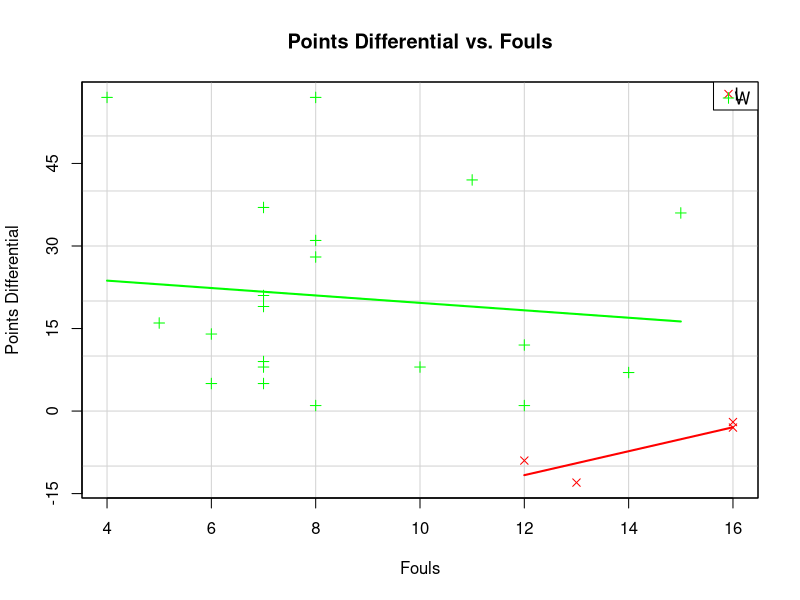
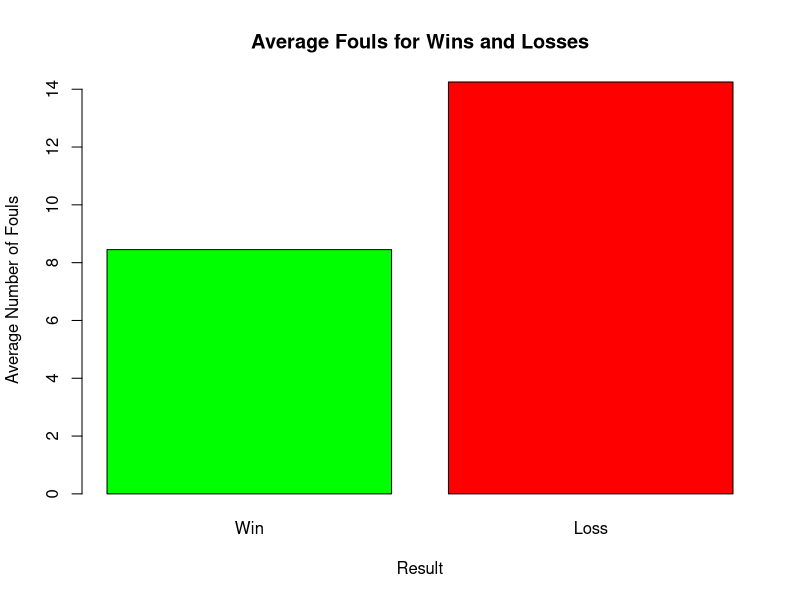
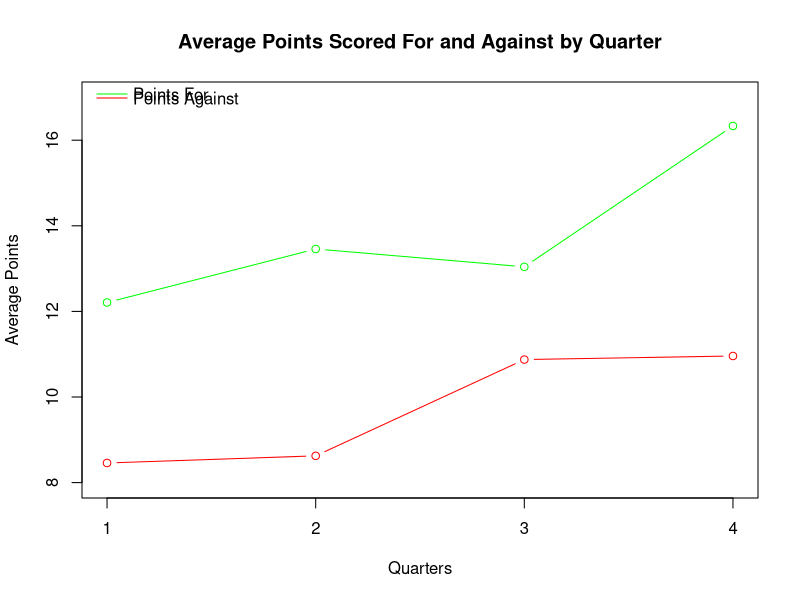
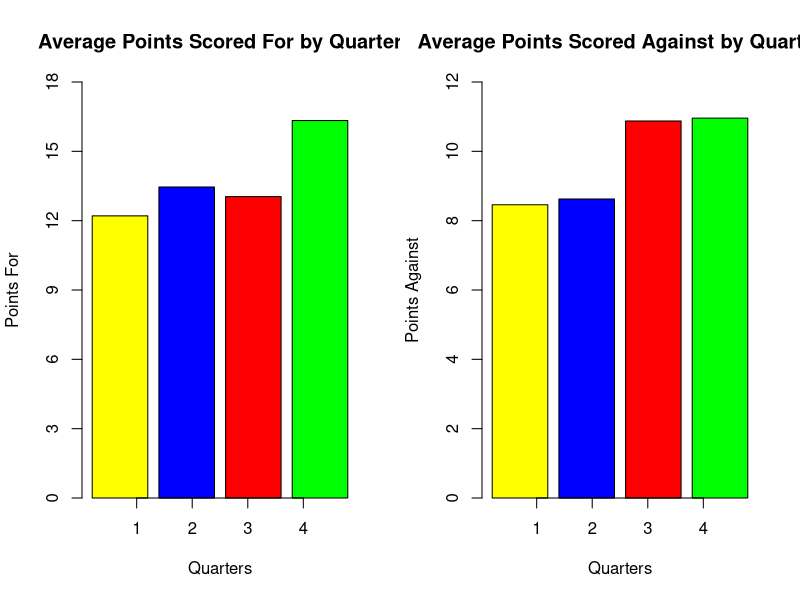
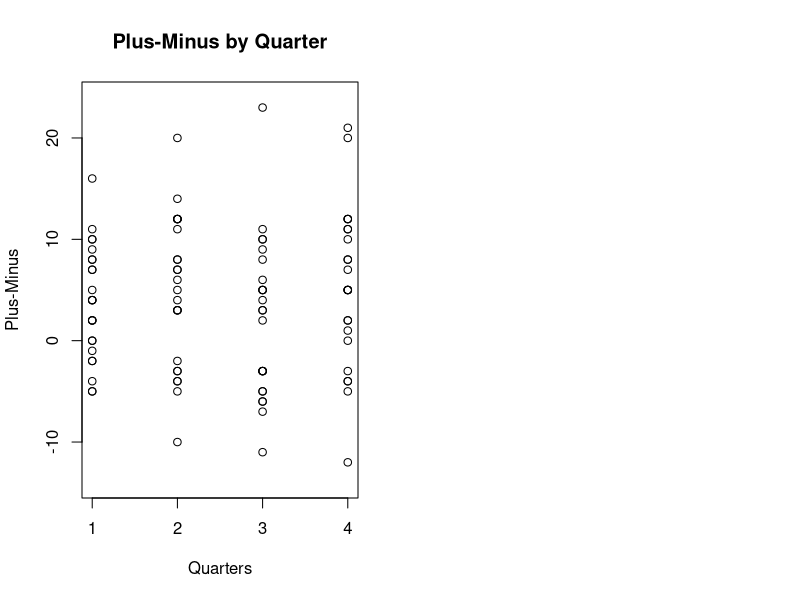

The R source for these figures, in order: (Note: this script raises an error after producing the figures.)
# set working directory
setwd("C:/Users/linni/OneDrive/Desktop/Personal/Practice_Programming/Slay-Ups-Stats")

# read data
data = read.csv("Data/BBALL_STATS.csv")
attach(data)

# summaries
summary(data)

library("car")

# scatter of points diff by number of fouls given the result
scatterplot(points_diff ~ fouls | result, data = data, xaxt = 'n', yaxt = 'n',
            legend = FALSE, col = c("red", 'green'), xlab = "Fouls",
            ylab = "Points Differential", main = "Points Differential vs. Fouls",
            pch = c(4,3), smooth = FALSE)
legend("topright", c("L", "W"), pch = c(4,3), col = c("red", 'green'), cex = 1,
       bty = 'o', x.intersp = 0.4, y.intersp = 0.2)
axis(1, at = c(4,6,8,10,12,14,16))
axis(2, at = c(-15,0,15,30,45,60))

win = subset(data, result == "W")
win_fouls_mean = mean(win$fouls, na.rm = TRUE)

loss = subset(data, result == "L")
loss_fouls_mean = mean(loss$fouls, na.rm = TRUE)

barplot(c(win_fouls_mean, loss_fouls_mean), names.arg = c("Win", "Loss"),
        main = "Average Fouls for Wins and Losses", xlab = "Result",
        ylab = "Average Number of Fouls", col = c("green", "red"))

################################################################################
#                    By quarter analysis - All Season                          #
################################################################################

# create empty vectors
qtr_off_means = c(mean(qtr1_for, na.rm = TRUE),mean(qtr2_for, na.rm = TRUE),
                  mean(qtr3_for, na.rm = TRUE), mean(qtr4_for, na.rm = TRUE))
qtr_def_means = c(mean(qtr1_against, na.rm = TRUE),mean(qtr2_against,
                  na.rm = TRUE), mean(qtr3_against, na.rm = TRUE),
                  mean(qtr4_against, na.rm = TRUE))


# plot mean points per quarter
plot(qtr_off_means, type = "b", xlab = "Quarters", xaxt = "n",
     ylab = "Average Points", col = "green", ylim = c(8,17),
     main = "Average Points Scored For and Against by Quarter")
points(qtr_def_means, type = "b", col = "red")
axis(1, at = c(1,2,3,4))
legend("topleft", c("Points For", "Points Against"), col = c("green", "red"),
       lty = 1, bty = 'n', x.intersp = 0.4, y.intersp = 0.2)

par(mfrow = c(1,2))
barplot(qtr_off_means, xlab = "Quarters", ylab = "Points For", names.arg =
        c("1st", "2nd", "3rd", "4th"), col = c("yellow", "blue", "red",
        "green"), ylim = c(0,18), yaxt = 'n', xaxt = 'n',
        main = "Average Points Scored For by Quarter")
axis(1, at = c(1,2,3,4))
axis(2, at = c(0,3,6,9,12,15,18))
barplot(qtr_def_means, xlab = "Quarters", ylab = "Points Against", names.arg =
        c("1st", "2nd", "3rd", "4th"), col = c("yellow", "blue", "red",
        "green"), ylim = c(0,12), xaxt = 'n', yaxt = 'n',
        main = "Average Points Scored Against by Quarter")
axis(1, at = c(1,2,3,4))
axis(2, at = c(0,2,4,6,8,10,12))

# create matrix of plus-minus by quarter for each game

qtr_pm = matrix(0, nrow = 4, ncol = length(game))

for (j in 1:4){
  for (k in 1:length(game)){
    qtr_for = c(qtr1_for, qtr2_for, qtr3_for, qtr4_for)
    
    qtr_against = c(qtr1_against, qtr2_against, qtr3_against, qtr4_against)
    
    qtr_pm[j,k] = qtr_for[length(game)*(j-1)+k]-qtr_against[length(game)*(j-1)+k]
  }
}

# plot plus minus by quarter
matplot(c(1,2,3,4), qtr_pm, type = 'p', xlab = "Quarters", pch = 1, col = "black",
        xaxt = 'n', ylab = "Plus-Minus", main = "Plus-Minus by Quarter",
        ylim = c(-14,24))
axis(1, at = c(1,2,3,4))
points(c(1,2,3,4), mean_qtr_pm, col = "blue", pch = 16, type = 'b')

# create average plus-minus by quarter
mean_qtr_pm = rep(0,4)

for (j in 1:4){
  qtr_pm[j] = qtr_off_means[j] - qtr_def_means[j]
}

# plot plus minus by quarter
par(mfrow = c(1,2))
plot(qtr_pm, type = 'b', xlab = "Quarters", pch = 1, col = "black",
     xaxt = 'n', ylab = "Plus-Minus", main = "Plus-Minus by Quarter")
axis(1, at = c(1,2,3,4))


################################################################################
#                             Predictive Modelling                            #
################################################################################

data$result_binary = as.integer(data$result == "W")

twoway_model = lm(result_binary ~ qtr1_for + qtr2_for + qtr3_for + qtr4_for +
     qtr1_against + qtr2_against + qtr3_against + qtr4_against + fouls, data = data)
summary(twoway_model)

off_model = lm(result_binary ~ qtr1_for + qtr2_for + qtr3_for + qtr4_for + fouls, data = data)
summary(off_model)

def_model = lm(result_binary ~ qtr1_against + qtr2_against + qtr3_against + qtr4_against + fouls, data = data)
summary(def_model)

firsthalf_model = lm(result_binary ~ qtr1_for + qtr2_for + qtr1_against + qtr2_against, data = data)
summary(firsthalf_model)

secondhalf_model = lm(result_binary ~ qtr3_for + qtr4_for + qtr3_against + qtr4_against, data = data)
summary(secondhalf_model)

firstqtr_model = lm(result_binary ~ qtr1_for + qtr1_against, data = data)
summary(firstqtr_model)

secondqtr_model = lm(result_binary ~ qtr2_for + qtr2_against, data = data)
summary(secondqtr_model)

thirdqtr_model = lm(result_binary ~ qtr3_for + qtr3_against, data = data)
summary(thirdqtr_model)

fourthqtr_model = lm(result_binary ~ qtr4_for + qtr4_against, data = data)
summary(forthqtr_model)

best_model = lm(result_binary ~ qtr2_against + qtr3_against + fouls, data = data)
summary(best_model)

################################################################################
